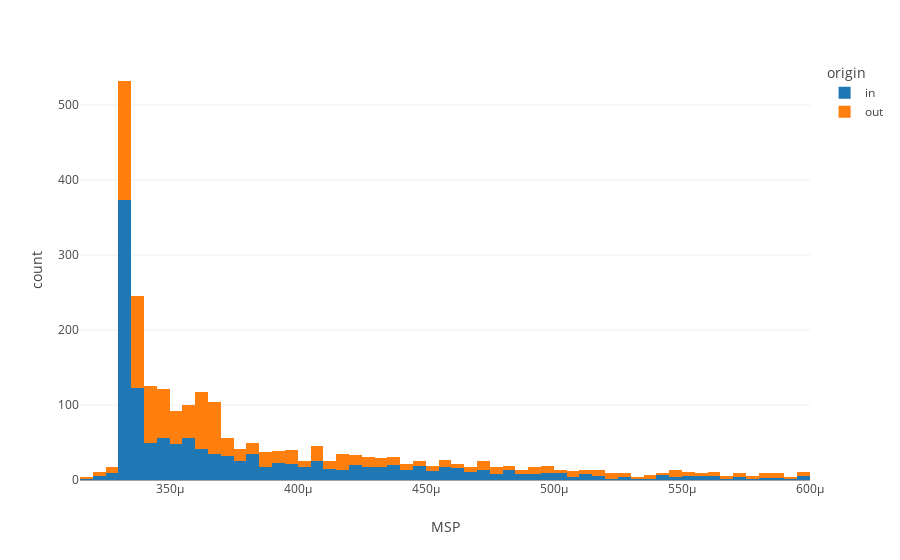

The notebook cell saved with this chart:
### Code cell
px.histogram(
                distances[distances['MSP'] < .0006], 
                x = 'MSP',
                color = 'origin',
                template = 'none',
                nbins = 100
            )

### Figure 1 — Plotly figure (JSON) as saved in the notebook; plotly's stock layout.template omitted (floating-point values rounded to 4 significant figures; data arrays with more than 128 entries replaced by an {"elided": "..."} marker saying what was removed)
{"data": [{"alignmentgroup": "True", "bingroup": "x", "hovertemplate": "origin=in<br>MSP=%{x}<br>count=%{y}<extra></extra>", "legendgroup": "in", "marker": {"color": "#1F77B4", "pattern": {"shape": ""}}, "name": "in", "nbinsx": 100, "offsetgroup": "in", "orientation": "v", "showlegend": true, "type": "histogram", "x": {"elided": "1332 float values"}, "xaxis": "x", "yaxis": "y"}, {"alignmentgroup": "True", "bingroup": "x", "hovertemplate": "origin=out<br>MSP=%{x}<br>count=%{y}<extra></extra>", "legendgroup": "out", "marker": {"color": "#FF7F0E", "pattern": {"shape": ""}}, "name": "out", "nbinsx": 100, "offsetgroup": "out", "orientation": "v", "showlegend": true, "type": "histogram", "x": {"elided": "1100 float values"}, "xaxis": "x", "yaxis": "y"}], "layout": {"barmode": "relative", "legend": {"title": {"text": "origin"}, "tracegroupgap": 0}, "margin": {"t": 60}, "xaxis": {"anchor": "y", "domain": [0, 1], "title": {"text": "MSP"}}, "yaxis": {"anchor": "x", "domain": [0, 1], "title": {"text": "count"}}}}
